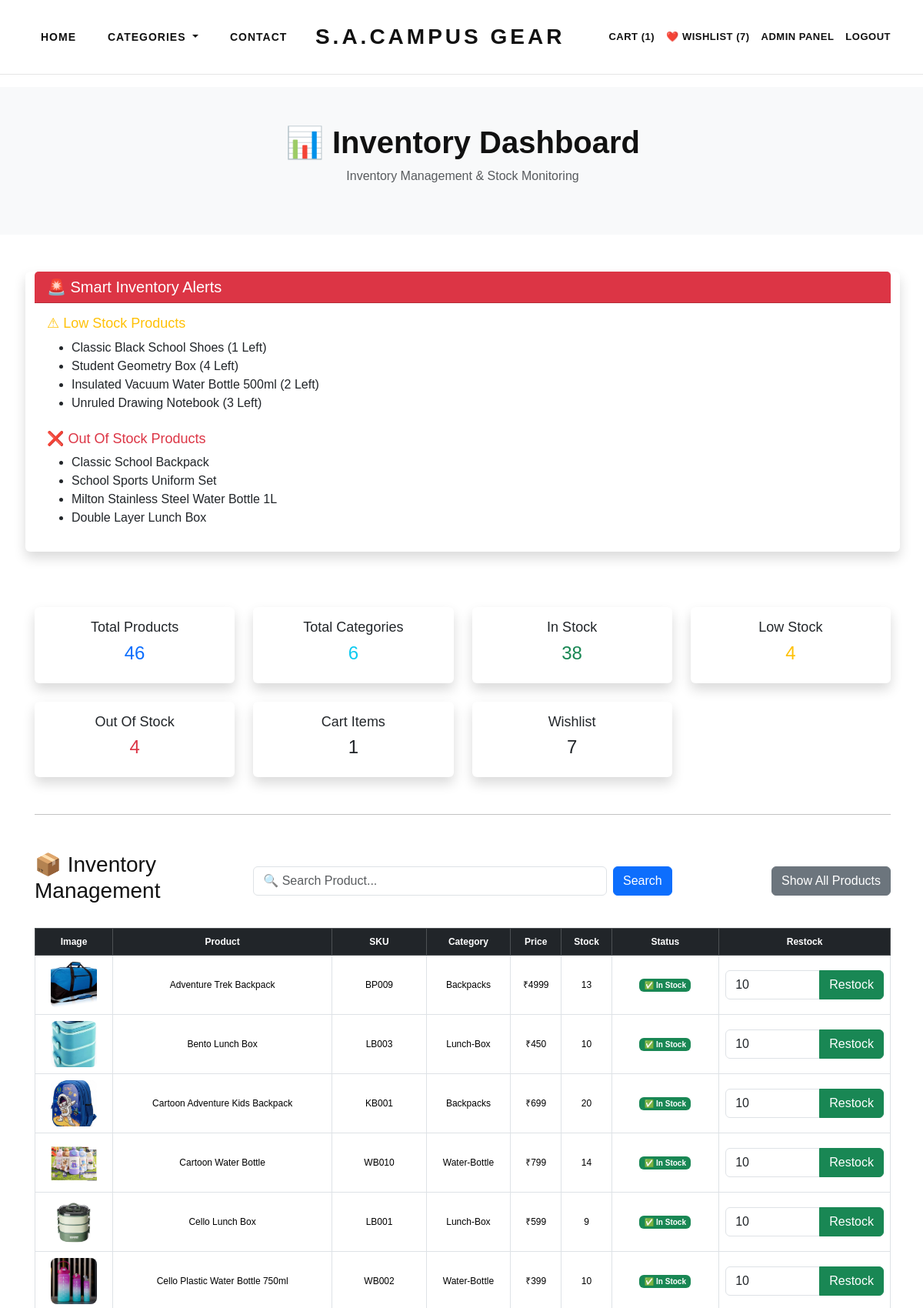
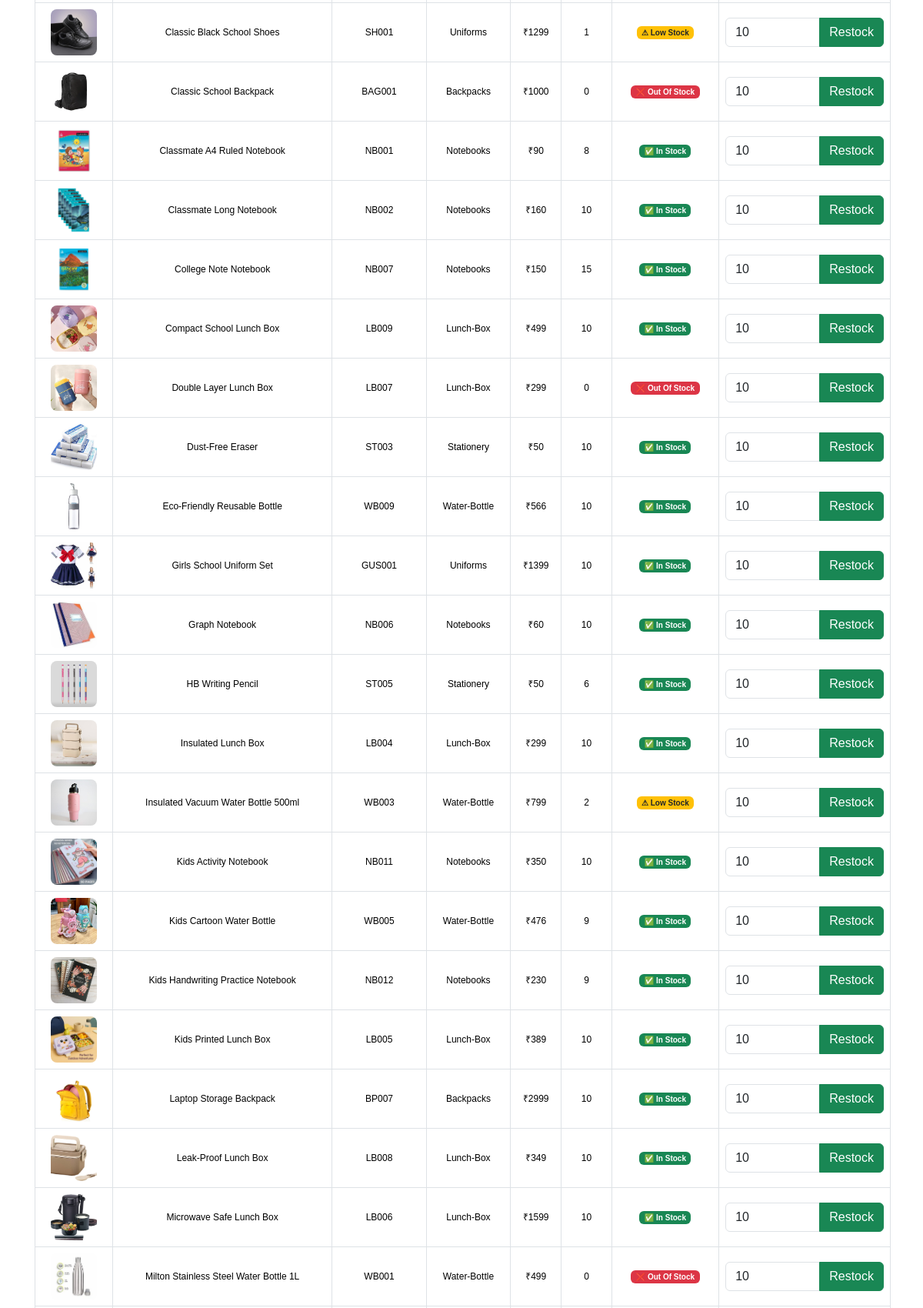
The page /inventory-dashboard/ (signed in, upper part) on the database its author committed (2 pictures, top to bottom).
### store/models.py (models this page shows, shortened)
class Product(models.Model):
    product_title = models.CharField(
        max_length=200
    )
    product_slug = models.SlugField(
        max_length=250,
        blank=True
    )
    sku = models.CharField(
        max_length=100,
        unique=True
    )
    short_description = models.TextField()
    detail_description = models.TextField()
    product_image = models.ImageField(
        upload_to='product/'
    )
    price = models.PositiveIntegerField()
    stock_quantity = models.PositiveIntegerField(
        default=10
    )
    sale_count = models.PositiveIntegerField(
    default=0
)
    product_category = models.ForeignKey(
        Category,
        on_delete=models.CASCADE
    )
    is_active = models.BooleanField(
        default=True
    )
    is_featured = models.BooleanField(
        default=False
    )
    created_date = models.DateTimeField(
        auto_now_add=True
    )
    updated_date = models.DateTimeField(
        auto_now=True
    )

class Category(models.Model):
    category_name = models.CharField(
        max_length=100
    )
    slug = models.SlugField(
        max_length=120,
        blank=True
    )
    category_image = models.ImageField(
        upload_to='category/',
        blank=True,
        null=True
    )
    is_active = models.BooleanField(
        default=True
    )

### store/views.py (the view)
@staff_member_required
def inventory_dashboard(request):
    products = Product.objects.all().order_by("product_title")
    search = request.GET.get("search", "").strip()
    if search:
        products = products.filter(
            product_title__icontains=search
    )
    status = request.GET.get("status")
    if status == "stock":
        products = products.filter(stock_quantity__gt=5)
    elif status == "low":
        products = products.filter(
            stock_quantity__gt=0,
            stock_quantity__lte=5
        )
    elif status == "out":
        products = products.filter(stock_quantity=0)
    total_products = Product.objects.count()
    total_categories = Category.objects.count()
    in_stock = Product.objects.filter(stock_quantity__gt=5).count()
    low_stock = Product.objects.filter(
        stock_quantity__gt=0,
        stock_quantity__lte=5
    ).count()
    out_of_stock = Product.objects.filter(stock_quantity=0).count()
    health = (
    (in_stock * 100)
    + (low_stock * 60)
    + (out_of_stock * 20)
)
    total = total_products * 100
    health_percentage = round(health / total)
    top_products = Product.objects.order_by(
    "-sale_count"
    )[:5]
    activities = Activity.objects.all()[:5]
    low_stock_products = Product.objects.filter(
    stock_quantity__gt=0,
    stock_quantity__lte=5
)
    out_stock_products = Product.objects.filter(
        stock_quantity=0
    )
    continue_url = request.session.get("continue_url", "/")
    context = {
        "products": products,
        "total_products": total_products,
        "total_categories": total_categories,
        "in_stock": in_stock,
        "low_stock": low_stock,
        "out_of_stock": out_of_stock,
        "selected_status": status,
        "health_percentage": health_percentage,
        "top_products": top_products,
        "low_stock_products": low_stock_products,
        "out_stock_products": out_stock_products,
        "activities": activities,
        "search": search,
        "cart_count": Cart.objects.count(),
        "wishlist_count": Wishlist.objects.count(),
        "categories": Category.objects.filter(is_active=True)
    }
    return render(
        request,
        "inventory_dashboard.html",
        context
    )

### store/templates/inventory_dashboard.html (shortened to what this page needs)
{% extends 'base.html' %}
{% block content %}
<section class="bg-light py-5 mb-5">
    <div class="container text-center">
        <h1 class="fw-bold">
            📊 Inventory Dashboard
        </h1>
        <p class="text-muted">
            Inventory Management & Stock Monitoring
        </p>
    </div>
</section>
<div class="container mb-5">
    <div class="row g-4">
        <div class="card border-0 shadow mb-5">
    <div class="card-header bg-danger text-white">
        <h4 class="mb-0">
            🚨 Smart Inventory Alerts
        </h4>
    </div>
    <div class="card-body">
        {% if low_stock_products %}
        <h5 class="text-warning">
            ⚠ Low Stock Products
        </h5>
        <ul>
            {% for product in low_stock_products %}
            <li>
                {{ product.product_title }}
                ({{ product.stock_quantity }} Left)
            </li>
            {% endfor %}
        </ul>
        {% endif %}
        {% if out_stock_products %}
        <h5 class="text-danger mt-4">
            ❌ Out Of Stock Products
        </h5>
        <ul>
            {% for product in out_stock_products %}
            <li>
                {{ product.product_title }}
            </li>
            {% endfor %}
        </ul>
        {% endif %}
    </div>
</div>
        <div class="col-lg-3 col-md-6 col-6">
            <div class="card text-center shadow border-0">
                <div class="card-body">
                    <h5>Total Products</h5>
                    <h2 class="text-primary">
                        {{ total_products }}
                    </h2>
                </div>
            </div>
        </div>
        <div class="col-lg-3 col-md-6 col-6">
            <div class="card text-center shadow border-0">
                <div class="card-body">
                    <h5>Total Categories</h5>
                    <h2 class="text-info">
                        {{ total_categories }}
                    </h2>
                </div>
            </div>
        </div>
        <div class="col-lg-3 col-md-6 col-6">
    <a href="?status=stock" class="text-decoration-none">
        <div class="card text-center shadow border-0">
            <div class="card-body">
                <h5 class="text-dark">In Stock</h5>
                <h2 class="text-success">
                    {{ in_stock }}
                </h2>
            </div>
        </div>
    </a>
</div>
        <div class="col-lg-3 col-md-6 col-6">
    <a href="?status=low" class="text-decoration-none">
        <div class="card text-center shadow border-0">
            <div class="card-body">
                <h5 class="text-dark">Low Stock</h5>
                <h2 class="text-warning">
                    {{ low_stock }}
                </h2>
            </div>
        </div>
    </a>
</div>
        <div class="col-lg-3 col-md-6 col-6">
    <a href="?status=out" class="text-decoration-none">
        <div class="card text-center shadow border-0">
            <div class="card-body">
                <h5 class="text-dark">Out Of Stock</h5>
                <h2 class="text-danger">
                    {{ out_of_stock }}
                </h2>
            </div>
        </div>
    </a>
</div>
        <div class="col-lg-3 col-md-6 col-6">
            <div class="card text-center shadow border-0">
                <div class="card-body">
                    <h5>Cart Items</h5>
                    <h2>
                        {{ cart_count }}
                    </h2>
                </div>
            </div>
        </div>
        <div class="col-lg-3 col-md-6 col-6">
            <div class="card text-center shadow border-0">
                <div class="card-body">
                    <h5>Wishlist</h5>
                    <h2>
                        {{ wishlist_count }}
                    </h2>
                </div>
            </div>
        </div>
    </div>
    <hr class="my-5">
<div class="row align-items-center mb-4">
    <div class="col-md-3">
        <h3>📦 Inventory Management</h3>
    </div>
    <div class="col-md-6">
        <form method="GET" class="d-flex">
            <input
                type="text"
                name="search"
                class="form-control me-2"
                placeholder="🔍 Search Product..."
                value="{{ search }}">
            <button type="submit" class="btn btn-primary">
                Search
            </button>
        </form>
    </div>
    <div class="col-md-3 text-end">
        <a href="{% url 'inventory_dashboard' %}"
           class="btn btn-secondary">
            Show All Products
        </a>
    </div>
</div>
<div class="table-responsive">
    <table class="table table-bordered table-hover align-middle text-center">
        <thead class="table-dark">
            <tr>
                <th>Image</th>
                <th>Product</th>
                <th>SKU</th>
                <th>Category</th>
                <th>Price</th>
                <th>Stock</th>
                <th>Status</th>
                <th>Restock</th>
            </tr>
        </thead>
        <tbody>
            {% for product in products %}
            <tr>
                <td>
                    <img src="{{ product.product_image.url }}"
                         width="70"
                         height="70"
                         style="object-fit:cover;border-radius:8px;">
                </td>
                <td>
                    {{ product.product_title }}
                </td>
                <td>
                    {{ product.sku }}
                </td>
                <td>
                    {{ product.product_category.category_name }}
                </td>
                <td>
                    ₹{{ product.price }}
                </td>
                <td>
                    {{ product.stock_quantity }}
                </td>
                <td>
                    {% if product.stock_quantity == 0 %}
                    <span class="badge bg-danger">
                        ❌ Out Of Stock
                    </span>
                    {% elif product.stock_quantity <= 5 %}
                    <span class="badge bg-warning text-dark">
                        ⚠ Low Stock
                    </span>
                    {% else %}
                    <span class="badge bg-success">
                        ✅ In Stock
                    </span>
                    {% endif %}
                </td>
                <td>
                    <form method="POST"
                          action="{% url 'restock_product' product.id %}">
                        <div class="input-group">
                           <input type="number"
                                name="quantity"
                                class="form-control"
                                style="width:80px;"
                                min="1"
                                value="10">
                            <button class="btn btn-success" type="submit">
                                Restock
                            </button>
                        </div>
                    </form>
                </td>
            </tr>
            {% endfor %}
        </tbody>
    </table>
</div>
</div>
{% endblock %}

### static/css/style.css (style rules this page uses)
body { font-family: Arial, sans-serif; background:#ffffff; color:#111; margin:0; padding:0; overflow-x:hidden; }
a { text-decoration:none; }
.container { padding-left:15px; padding-right:1 }
.table-responsive { overflow-x:auto; }
.card-body h5 { font-size:18px; }
.related-title, .container h2 { font-size:24px; text-align:center; }
.table td, .table th { font-size:12px; padding:8px; }
.table img { width:70px !important; height:70px !important; }
.badge { font-size:10px; }
h2 { font-size:24px; }
h4 { font-size:20px; }
.table { font-size:12px; }
.table img { width:60px !important; height:60px !important; }
.input-group { flex-wrap:nowrap; }
.input-group input { width:70px !important; flex:none; }
.input-group .btn { width:auto !important; }
form.d-flex { width:100% !important; }

### rows shown on the page
Product: product_title "Classic Black School Shoes", stock_quantity "1", product_image (picture), sku "SH001", product_category.category_name "Uniforms", price "1299", shows "⚠ Low Stock"
Product: product_title "Student Geometry Box", stock_quantity "4"
Product: product_title "Insulated Vacuum Water Bottle 500ml", stock_quantity "2", product_image (picture), sku "WB003", product_category.category_name "Water-Bottle", price "799", shows "⚠ Low Stock"
Product: product_title "Unruled Drawing Notebook", stock_quantity "3"
Product: product_title "Classic School Backpack", product_image (picture), sku "BAG001", product_category.category_name "Backpacks", price "1000", stock_quantity "0", shows "❌ Out Of Stock"
Product: product_title "School Sports Uniform Set"
Product: product_title "Milton Stainless Steel Water Bottle 1L", product_image (picture), sku "WB001", product_category.category_name "Water-Bottle", price "499", stock_quantity "0", shows "❌ Out Of Stock"
Product: product_title "Double Layer Lunch Box", product_image (picture), sku "LB007", product_category.category_name "Lunch-Box", price "299", stock_quantity "0", shows "❌ Out Of Stock"
Product: product_image (picture), product_title "Adventure Trek Backpack", sku "BP009", product_category.category_name "Backpacks", price "4999", stock_quantity "13", shows "✅ In Stock"
Product: product_image (picture), product_title "Bento Lunch Box", sku "LB003", product_category.category_name "Lunch-Box", price "450", stock_quantity "10", shows "✅ In Stock"
Product: product_image (picture), product_title "Cartoon Adventure Kids Backpack", sku "KB001", product_category.category_name "Backpacks", price "699", stock_quantity "20", shows "✅ In Stock"
Product: product_image (picture), product_title "Cartoon Water Bottle", sku "WB010", product_category.category_name "Water-Bottle", price "799", stock_quantity "14", shows "✅ In Stock"
Product: product_image (picture), product_title "Cello Lunch Box", sku "LB001", product_category.category_name "Lunch-Box", price "599", stock_quantity "9", shows "✅ In Stock"
Product: product_image (picture), product_title "Cello Plastic Water Bottle 750ml", sku "WB002", product_category.category_name "Water-Bottle", price "399", stock_quantity "10", shows "✅ In Stock"
Product: product_image (picture), product_title "Classmate A4 Ruled Notebook", sku "NB001", product_category.category_name "Notebooks", price "90", stock_quantity "8", shows "✅ In Stock"
Product: product_image (picture), product_title "Classmate Long Notebook", sku "NB002", product_category.category_name "Notebooks", price "160", stock_quantity "10", shows "✅ In Stock"
Product: product_image (picture), product_title "College Note Notebook", sku "NB007", product_category.category_name "Notebooks", price "150", stock_quantity "15", shows "✅ In Stock"
Product: product_image (picture), product_title "Compact School Lunch Box", sku "LB009", product_category.category_name "Lunch-Box", price "499", stock_quantity "10", shows "✅ In Stock"
Product: product_image (picture), product_title "Dust-Free Eraser", sku "ST003", product_category.category_name "Stationery", price "50", stock_quantity "10", shows "✅ In Stock"
Product: product_image (picture), product_title "Eco-Friendly Reusable Bottle", sku "WB009", product_category.category_name "Water-Bottle", price "566", stock_quantity "10", shows "✅ In Stock"
Product: product_image (picture), product_title "Girls School Uniform Set", sku "GUS001", product_category.category_name "Uniforms", price "1399", stock_quantity "10", shows "✅ In Stock"
Product: product_image (picture), product_title "Graph Notebook", sku "NB006", product_category.category_name "Notebooks", price "60", stock_quantity "10", shows "✅ In Stock"
Product: product_image (picture), product_title "HB Writing Pencil", sku "ST005", product_category.category_name "Stationery", price "50", stock_quantity "6", shows "✅ In Stock"
Product: product_image (picture), product_title "Insulated Lunch Box", sku "LB004", product_category.category_name "Lunch-Box", price "299", stock_quantity "10", shows "✅ In Stock"
Product: product_image (picture), product_title "Kids Activity Notebook", sku "NB011", product_category.category_name "Notebooks", price "350", stock_quantity "10", shows "✅ In Stock"
Product: product_image (picture), product_title "Kids Cartoon Water Bottle", sku "WB005", product_category.category_name "Water-Bottle", price "476", stock_quantity "9", shows "✅ In Stock"
Product: product_image (picture), product_title "Kids Handwriting Practice Notebook", sku "NB012", product_category.category_name "Notebooks", price "230", stock_quantity "9", shows "✅ In Stock"
Product: product_image (picture), product_title "Kids Printed Lunch Box", sku "LB005", product_category.category_name "Lunch-Box", price "389", stock_quantity "10", shows "✅ In Stock"
Product: product_image (picture), product_title "Laptop Storage Backpack", sku "BP007", product_category.category_name "Backpacks", price "2999", stock_quantity "10", shows "✅ In Stock"
Product: product_image (picture), product_title "Leak-Proof Lunch Box", sku "LB008", product_category.category_name "Lunch-Box", price "349", stock_quantity "10", shows "✅ In Stock"
Product: product_image (picture), product_title "Microwave Safe Lunch Box", sku "LB006", product_category.category_name "Lunch-Box", price "1599", stock_quantity "10", shows "✅ In Stock"

### other values the page prints
{{ cart_count }} "1"
{{ wishlist_count }} "7"
{{ total_products }} "46"
{{ total_categories }} "6"
{{ in_stock }} "38"
{{ low_stock }} "4"
{{ out_of_stock }} "4"
